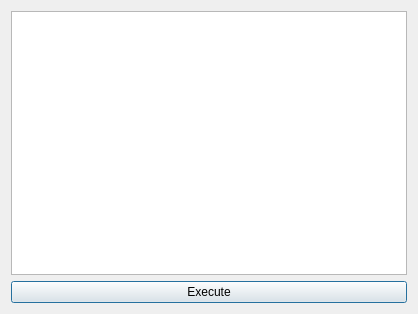
<?xml version="1.0" encoding="UTF-8"?>
<ui version="4.0">
 <class>TextDialog</class>
 <widget class="QDialog" name="TextDialog">
  <property name="geometry">
   <rect>
    <x>0</x>
    <y>0</y>
    <width>418</width>
    <height>314</height>
   </rect>
  </property>
  <property name="windowTitle">
   <string>Dialog</string>
  </property>
  <layout class="QGridLayout" name="gridLayout">
   <item row="1" column="0">
    <widget class="QPushButton" name="executeButton">
     <property name="text">
      <string>Execute</string>
     </property>
    </widget>
   </item>
   <item row="0" column="0">
    <widget class="QTextEdit" name="textEdit"/>
   </item>
  </layout>
 </widget>
 <resources/>
 <connections/>
</ui>
